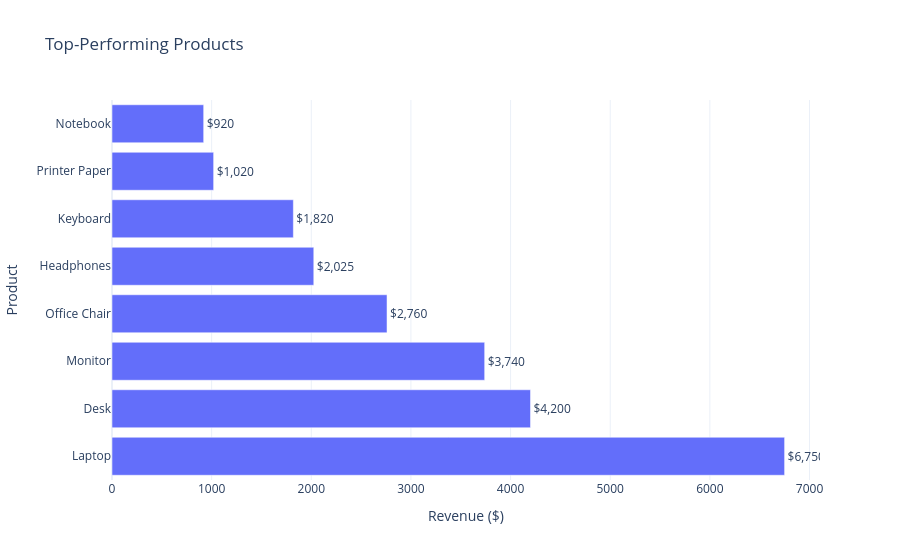

The cell this chart's notebook holds for it:
### Code cell
fig = px.bar(
    product_revenue.reset_index(),
    x="Revenue",
    y="Product",
    orientation="h",
    title="Top-Performing Products",
    text="Revenue"
)

fig.update_traces(
    texttemplate="$%{text:,.0f}",
    textposition="outside"
)

fig.update_layout(
    xaxis_title="Revenue ($)",
    yaxis_title="Product",
    template="plotly_white"
)

fig.show()

### Figure 1 — Plotly figure (JSON) as saved in the notebook; plotly's stock layout.template omitted (floating-point values rounded to 4 significant figures)
{"data": [{"hovertemplate": "Revenue=%{text}<br>Product=%{y}<extra></extra>", "legendgroup": "", "marker": {"color": "#636efa", "pattern": {"shape": ""}}, "name": "", "orientation": "h", "showlegend": false, "text": [6750.0, 4200.0, 3740.0, 2760.0, 2025.0, 1820.0, 1020.0, 920.0], "textposition": "outside", "texttemplate": "$%{text:,.0f}", "type": "bar", "x": [6750, 4200, 3740, 2760, 2025, 1820, 1020, 920], "xaxis": "x", "y": ["Laptop", "Desk", "Monitor", "Office Chair", "Headphones", "Keyboard", "Printer Paper", "Notebook"], "yaxis": "y"}], "layout": {"barmode": "relative", "legend": {"tracegroupgap": 0}, "title": {"text": "Top-Performing Products"}, "xaxis": {"anchor": "y", "domain": [0, 1], "title": {"text": "Revenue ($)"}}, "yaxis": {"anchor": "x", "domain": [0, 1], "title": {"text": "Product"}}}}
